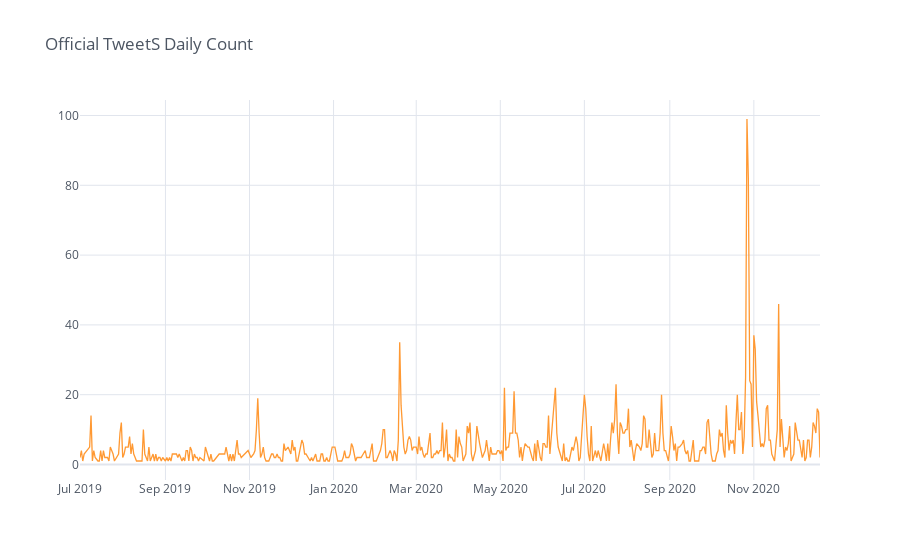

The code cell stored with this chart in its notebook:
### Code cell
all_off_comp_tweets_time=pd.concat([pre_covid_off_comp_tweets,post_covid_off_comp_tweets])

daily_count=pd.concat([all_off_comp_tweets_time.groupby('Date').count()['ID']],axis=1)
daily_count.columns=["Tweet Count"]
daily_count.iplot(title='Official TweetS Daily Count',theme='white')

### Figure 1 — Plotly figure (JSON) as saved in the notebook; plotly's stock layout.template omitted (floating-point values rounded to 4 significant figures; data arrays with more than 128 entries replaced by an {"elided": "..."} marker saying what was removed)
{"data": [{"line": {"color": "rgba(255, 153, 51, 1.0)", "dash": "solid", "shape": "linear", "width": 1.3}, "mode": "lines", "name": "Tweet Count", "text": "", "type": "scatter", "x": {"elided": "478 str values"}, "y": {"elided": "478 int values"}}], "layout": {"legend": {"bgcolor": "#FFFFFF", "font": {"color": "#4D5663"}}, "paper_bgcolor": "#FFFFFF", "plot_bgcolor": "#FFFFFF", "title": {"font": {"color": "#4D5663"}, "text": "Official TweetS Daily Count"}, "xaxis": {"gridcolor": "#E1E5ED", "showgrid": true, "tickfont": {"color": "#4D5663"}, "title": {"font": {"color": "#4D5663"}, "text": ""}, "zerolinecolor": "#E1E5ED"}, "yaxis": {"gridcolor": "#E1E5ED", "showgrid": true, "tickfont": {"color": "#4D5663"}, "title": {"font": {"color": "#4D5663"}, "text": ""}, "zerolinecolor": "#E1E5ED"}}}
